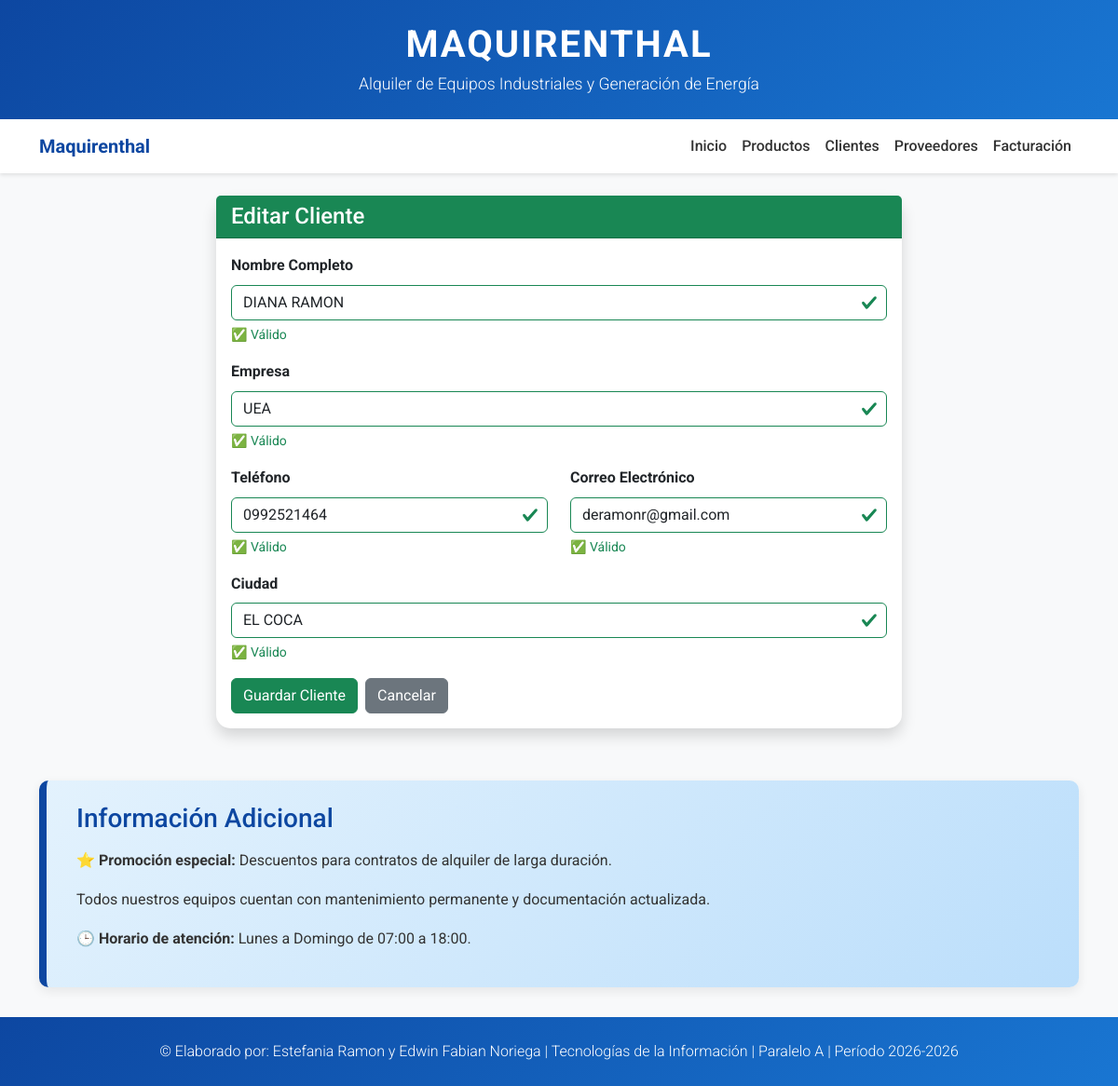
The page /clientes/editar/2 on the database its author committed.
### tables this page shows
CREATE TABLE clientes (
            id INTEGER PRIMARY KEY AUTOINCREMENT,
            nombre TEXT NOT NULL,
            empresa TEXT NOT NULL,
            telefono TEXT NOT NULL,
            email TEXT NOT NULL,
            ciudad TEXT NOT NULL
        );

### app.py (the view, shortened to what this page needs)
@app.route('/clientes/editar/<int:id>', methods=['GET', 'POST'])
def cliente_editar(id):
    conn = get_db()
    cursor = conn.cursor()
    cursor.execute('SELECT * FROM clientes WHERE id = ?', (id,))
    cliente = cursor.fetchone()
    conn.close()
    if not cliente:
        flash('❌ Cliente no encontrado', 'danger')
        return redirect(url_for('clientes'))
    form = ClienteForm(data=dict(cliente))
    return render_template('formularios/cliente_form.html',
                          form=form,
                          titulo='Editar Cliente',
                          empresa=NOMBRE_EMPRESA)

### app.py (called while the page is built)
def get_db():
    os.makedirs('data', exist_ok=True)
    conn = sqlite3.connect('data/maquirenthal.db')
    conn.row_factory = sqlite3.Row
    return conn

### templates/formularios/cliente_form.html (shortened to what this page needs)
{% extends "base.html" %}
{% block content %}
<div class="row justify-content-center">
    <div class="col-md-8">
        <div class="card shadow">
            <div class="card-header bg-success text-white">
                <h4 class="mb-0">{{ titulo }}</h4>
            </div>
            <div class="card-body">
                <form method="POST" novalidate>
                    <div class="mb-3">
                        {{ form.nombre.label(class="form-label fw-bold") }}
                        {{ form.nombre(class="form-control" + (" is-invalid" if form.nombre.errors else " is-valid" if form.nombre.data else ""), placeholder="Ej: Juan Pérez") }}
                        {% if form.nombre.errors %}
                            <div class="invalid-feedback d-block" style="color: #dc3545;">
                                {% for error in form.nombre.errors %}
                                    <span>❌ {{ error }}</span><br>
                                {% endfor %}
                            </div>
                        {% elif form.nombre.data %}
                            <div class="valid-feedback d-block" style="color: #198754;">
                                ✅ Válido
                            </div>
                        {% else %}
                            <small class="text-muted">Mínimo 3 caracteres, solo letras y espacios</small>
                        {% endif %}
                    </div>
                    <div class="mb-3">
                        {{ form.empresa.label(class="form-label fw-bold") }}
                        {{ form.empresa(class="form-control" + (" is-invalid" if form.empresa.errors else " is-valid" if form.empresa.data else ""), placeholder="Ej: Construcciones XYZ") }}
                        {% if form.empresa.errors %}
                            <div class="invalid-feedback d-block" style="color: #dc3545;">
                                {% for error in form.empresa.errors %}
                                    <span>❌ {{ error }}</span><br>
                                {% endfor %}
                            </div>
                        {% elif form.empresa.data %}
                            <div class="valid-feedback d-block" style="color: #198754;">
                                ✅ Válido
                            </div>
                        {% else %}
                            <small class="text-muted">Mínimo 2 caracteres</small>
                        {% endif %}
                    </div>
                    <div class="row">
                        <div class="col-md-6">
                            <div class="mb-3">
                                {{ form.telefono.label(class="form-label fw-bold") }}
                                {{ form.telefono(class="form-control" + (" is-invalid" if form.telefono.errors else " is-valid" if form.telefono.data else ""), placeholder="Ej: 0987654321") }}
                                {% if form.telefono.errors %}
                                    <div class="invalid-feedback d-block" style="color: #dc3545;">
                                        {% for error in form.telefono.errors %}
                                            <span>❌ {{ error }}</span><br>
                                        {% endfor %}
                                    </div>
                                {% elif form.telefono.data %}
                                    <div class="valid-feedback d-block" style="color: #198754;">
                                        ✅ Válido
                                    </div>
                                {% else %}
                                    <small class="text-muted">Mínimo 7 caracteres, solo números</small>
                                {% endif %}
                            </div>
                        </div>
                        <div class="col-md-6">
                            <div class="mb-3">
                                {{ form.email.label(class="form-label fw-bold") }}
                                {{ form.email(class="form-control" + (" is-invalid" if form.email.errors else " is-valid" if form.email.data else ""), placeholder="Ej: cliente@mail.com") }}
                                {% if form.email.errors %}
                                    <div class="invalid-feedback d-block" style="color: #dc3545;">
                                        {% for error in form.email.errors %}
                                            <span>❌ {{ error }}</span><br>
                                        {% endfor %}
                                    </div>
                                {% elif form.email.data %}
                                    <div class="valid-feedback d-block" style="color: #198754;">
                                        ✅ Válido
                                    </div>
                                {% else %}
                                    <small class="text-muted">Ingrese un email válido</small>
                                {% endif %}
                            </div>
                        </div>
                    </div>
                    <div class="mb-3">
                        {{ form.ciudad.label(class="form-label fw-bold") }}
                        {{ form.ciudad(class="form-control" + (" is-invalid" if form.ciudad.errors else " is-valid" if form.ciudad.data else ""), placeholder="Ej: Quito") }}
                        {% if form.ciudad.errors %}
                            <div class="invalid-feedback d-block" style="color: #dc3545;">
                                {% for error in form.ciudad.errors %}
                                    <span>❌ {{ error }}</span><br>
                                {% endfor %}
                            </div>
                        {% elif form.ciudad.data %}
                            <div class="valid-feedback d-block" style="color: #198754;">
                                ✅ Válido
                            </div>
                        {% else %}
                            <small class="text-muted">Mínimo 2 caracteres, solo letras y espacios</small>
                        {% endif %}
                    </div>
                    <div class="d-flex gap-2">
                        {{ form.submit(class="btn btn-success") }}
                        <a href="{{ url_for('clientes') }}" class="btn btn-secondary">Cancelar</a>
                    </div>
                </form>
            </div>
        </div>
    </div>
</div>
{% endblock %}

### static/css/style.css (style rules this page uses)
* { margin: 0; padding: 0; box-sizing: border-box; }
body { font-family: 'Roboto', sans-serif; background-color: #f8f9fa; color: #333; line-height: 1.6; }
.card { border: none; border-radius: 15px; box-shadow: 0 4px 12px rgba(0, 0, 0, 0.1); transition: transform 0.3s ease, box-shadow 0.3s ease; height: 100%; }
.invalid-feedback, .valid-feedback { font-size: 0.875rem; margin-top: 0.25rem; }
.valid-feedback { color: #198754; }
.form-control.is-valid, .form-select.is-valid { border-color: #198754; background-repeat: no-repeat; background-position: right calc(0.375em + 0.1875rem) center; background-size: calc(0.75em + 0.375rem) calc(0.75em + 0.375rem); }
html { scroll-behavior: smooth; }

### rows shown on the page
clientes: nombre "DIANA RAMON", empresa "UEA", telefono "0992521464", email "deramonr@gmail.com", ciudad "EL COCA"

### other values the page prints
{{ label }} "Inicio" "Productos" "Clientes" "Proveedores" "Facturación"
{{ titulo }} "Editar Cliente"
